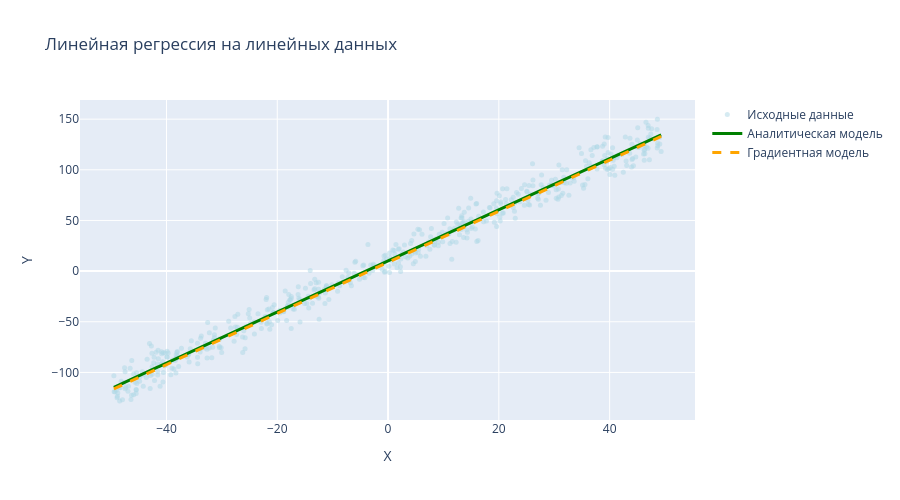

Notebook code cell kept with this figure:
### Markdown cell above
## Визуализация результатов линейной регрессии

### Code cell
# Сортируем для красивой линии
sort_idx = np.argsort(X_linear.flatten())
X_sorted = X_linear[sort_idx]
y_pred_anal_sorted = y_pred_anal[sort_idx]
y_pred_grad_sorted = y_pred_grad[sort_idx]

fig = go.Figure()

fig.add_trace(go.Scatter(
    x=X_linear.flatten(), y=y_linear,
    mode='markers', name='Исходные данные',
    marker=dict(color='lightblue', size=5, opacity=0.5)
))

fig.add_trace(go.Scatter(
    x=X_sorted.flatten(), y=y_pred_anal_sorted,
    mode='lines', name='Аналитическая модель',
    line=dict(color='green', width=3)
))

fig.add_trace(go.Scatter(
    x=X_sorted.flatten(), y=y_pred_grad_sorted,
    mode='lines', name='Градиентная модель',
    line=dict(color='orange', width=3, dash='dash')
))

fig.update_layout(
    title='Линейная регрессия на линейных данных',
    xaxis_title='X',
    yaxis_title='Y',
    height=500
)

fig.show()

### Figure 1 — Plotly figure (JSON) as saved in the notebook; plotly's stock layout.template omitted (floating-point values rounded to 4 significant figures; data arrays with more than 128 entries replaced by an {"elided": "..."} marker saying what was removed)
{"data": [{"marker": {"color": "lightblue", "opacity": 0.5, "size": 5}, "mode": "markers", "name": "Исходные данные", "type": "scatter", "x": {"elided": "500 float values"}, "y": {"elided": "500 float values"}}, {"line": {"color": "green", "width": 3}, "mode": "lines", "name": "Аналитическая модель", "type": "scatter", "x": {"elided": "500 float values"}, "y": {"elided": "500 float values"}}, {"line": {"color": "orange", "dash": "dash", "width": 3}, "mode": "lines", "name": "Градиентная модель", "type": "scatter", "x": {"elided": "500 float values"}, "y": {"elided": "500 float values"}}], "layout": {"height": 500, "title": {"text": "Линейная регрессия на линейных данных"}, "xaxis": {"title": {"text": "X"}}, "yaxis": {"title": {"text": "Y"}}}}
